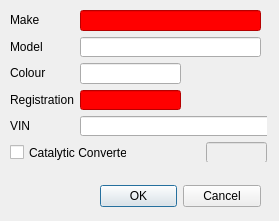
<?xml version="1.0" encoding="UTF-8"?>
<ui version="4.0">
 <class>vehicleDialog</class>
 <widget class="QDialog" name="vehicleDialog">
  <property name="geometry">
   <rect>
    <x>0</x>
    <y>0</y>
    <width>279</width>
    <height>221</height>
   </rect>
  </property>
  <property name="windowTitle">
   <string>Dialog</string>
  </property>
  <widget class="QDialogButtonBox" name="vehicleDialogButtonbox">
   <property name="geometry">
    <rect>
     <x>100</x>
     <y>180</y>
     <width>161</width>
     <height>32</height>
    </rect>
   </property>
   <property name="orientation">
    <enum>Qt::Horizontal</enum>
   </property>
   <property name="standardButtons">
    <set>QDialogButtonBox::Cancel|QDialogButtonBox::Ok</set>
   </property>
  </widget>
  <widget class="QWidget" name="layoutWidget">
   <property name="geometry">
    <rect>
     <x>10</x>
     <y>10</y>
     <width>257</width>
     <height>152</height>
    </rect>
   </property>
   <layout class="QGridLayout" name="gridLayout">
    <item row="0" column="0">
     <widget class="QLabel" name="label_8">
      <property name="sizePolicy">
       <sizepolicy hsizetype="Maximum" vsizetype="Maximum">
        <horstretch>0</horstretch>
        <verstretch>0</verstretch>
       </sizepolicy>
      </property>
      <property name="text">
       <string>Make</string>
      </property>
      <property name="buddy">
       <cstring>makeLineEdit</cstring>
      </property>
     </widget>
    </item>
    <item row="0" column="1" colspan="2">
     <widget class="QLineEdit" name="makeLineEdit">
      <property name="sizePolicy">
       <sizepolicy hsizetype="Maximum" vsizetype="Maximum">
        <horstretch>0</horstretch>
        <verstretch>0</verstretch>
       </sizepolicy>
      </property>
      <property name="minimumSize">
       <size>
        <width>181</width>
        <height>0</height>
       </size>
      </property>
      <property name="maximumSize">
       <size>
        <width>181</width>
        <height>16777215</height>
       </size>
      </property>
      <property name="styleSheet">
       <string notr="true">QLineEdit {background-color: red;}</string>
      </property>
     </widget>
    </item>
    <item row="1" column="0">
     <widget class="QLabel" name="label_9">
      <property name="sizePolicy">
       <sizepolicy hsizetype="Maximum" vsizetype="Maximum">
        <horstretch>0</horstretch>
        <verstretch>0</verstretch>
       </sizepolicy>
      </property>
      <property name="text">
       <string>Model</string>
      </property>
      <property name="buddy">
       <cstring>modelLineEdit</cstring>
      </property>
     </widget>
    </item>
    <item row="1" column="1" colspan="2">
     <widget class="QLineEdit" name="modelLineEdit">
      <property name="sizePolicy">
       <sizepolicy hsizetype="Maximum" vsizetype="Maximum">
        <horstretch>0</horstretch>
        <verstretch>0</verstretch>
       </sizepolicy>
      </property>
      <property name="minimumSize">
       <size>
        <width>181</width>
        <height>0</height>
       </size>
      </property>
      <property name="maximumSize">
       <size>
        <width>181</width>
        <height>16777215</height>
       </size>
      </property>
     </widget>
    </item>
    <item row="2" column="0">
     <widget class="QLabel" name="label_10">
      <property name="sizePolicy">
       <sizepolicy hsizetype="Maximum" vsizetype="Maximum">
        <horstretch>0</horstretch>
        <verstretch>0</verstretch>
       </sizepolicy>
      </property>
      <property name="text">
       <string>Colour</string>
      </property>
      <property name="buddy">
       <cstring>colourLineEdit</cstring>
      </property>
     </widget>
    </item>
    <item row="2" column="1" colspan="2">
     <widget class="QLineEdit" name="colourLineEdit">
      <property name="sizePolicy">
       <sizepolicy hsizetype="Maximum" vsizetype="Maximum">
        <horstretch>0</horstretch>
        <verstretch>0</verstretch>
       </sizepolicy>
      </property>
      <property name="minimumSize">
       <size>
        <width>101</width>
        <height>0</height>
       </size>
      </property>
      <property name="maximumSize">
       <size>
        <width>101</width>
        <height>16777215</height>
       </size>
      </property>
     </widget>
    </item>
    <item row="3" column="0">
     <widget class="QLabel" name="label_11">
      <property name="sizePolicy">
       <sizepolicy hsizetype="Maximum" vsizetype="Maximum">
        <horstretch>0</horstretch>
        <verstretch>0</verstretch>
       </sizepolicy>
      </property>
      <property name="text">
       <string>Registration</string>
      </property>
      <property name="buddy">
       <cstring>registrationLineEdit</cstring>
      </property>
     </widget>
    </item>
    <item row="3" column="1" colspan="2">
     <widget class="QLineEdit" name="registrationLineEdit">
      <property name="sizePolicy">
       <sizepolicy hsizetype="Maximum" vsizetype="Maximum">
        <horstretch>0</horstretch>
        <verstretch>0</verstretch>
       </sizepolicy>
      </property>
      <property name="minimumSize">
       <size>
        <width>101</width>
        <height>0</height>
       </size>
      </property>
      <property name="maximumSize">
       <size>
        <width>101</width>
        <height>20</height>
       </size>
      </property>
      <property name="styleSheet">
       <string notr="true">QLineEdit {background-color: red;}</string>
      </property>
     </widget>
    </item>
    <item row="4" column="0">
     <widget class="QLabel" name="label">
      <property name="text">
       <string>VIN</string>
      </property>
      <property name="buddy">
       <cstring>vinLineEdit</cstring>
      </property>
     </widget>
    </item>
    <item row="4" column="1" colspan="2">
     <widget class="QLineEdit" name="vinLineEdit">
      <property name="minimumSize">
       <size>
        <width>191</width>
        <height>0</height>
       </size>
      </property>
      <property name="maximumSize">
       <size>
        <width>191</width>
        <height>16777215</height>
       </size>
      </property>
     </widget>
    </item>
    <item row="5" column="0" colspan="2">
     <widget class="QCheckBox" name="catalyticCheckbox">
      <property name="sizePolicy">
       <sizepolicy hsizetype="Maximum" vsizetype="Maximum">
        <horstretch>0</horstretch>
        <verstretch>0</verstretch>
       </sizepolicy>
      </property>
      <property name="minimumSize">
       <size>
        <width>117</width>
        <height>17</height>
       </size>
      </property>
      <property name="maximumSize">
       <size>
        <width>117</width>
        <height>17</height>
       </size>
      </property>
      <property name="text">
       <string>Catalytic Converter</string>
      </property>
     </widget>
    </item>
    <item row="5" column="2">
     <widget class="QLineEdit" name="catalyticLineEdit">
      <property name="enabled">
       <bool>false</bool>
      </property>
      <property name="sizePolicy">
       <sizepolicy hsizetype="Maximum" vsizetype="Maximum">
        <horstretch>0</horstretch>
        <verstretch>0</verstretch>
       </sizepolicy>
      </property>
      <property name="minimumSize">
       <size>
        <width>61</width>
        <height>0</height>
       </size>
      </property>
      <property name="maximumSize">
       <size>
        <width>61</width>
        <height>16777215</height>
       </size>
      </property>
     </widget>
    </item>
   </layout>
  </widget>
 </widget>
 <resources/>
 <connections>
  <connection>
   <sender>vehicleDialogButtonbox</sender>
   <signal>accepted()</signal>
   <receiver>vehicleDialog</receiver>
   <slot>accept()</slot>
   <hints>
    <hint type="sourcelabel">
     <x>260</x>
     <y>194</y>
    </hint>
    <hint type="destinationlabel">
     <x>157</x>
     <y>220</y>
    </hint>
   </hints>
  </connection>
  <connection>
   <sender>vehicleDialogButtonbox</sender>
   <signal>rejected()</signal>
   <receiver>vehicleDialog</receiver>
   <slot>reject()</slot>
   <hints>
    <hint type="sourcelabel">
     <x>260</x>
     <y>200</y>
    </hint>
    <hint type="destinationlabel">
     <x>278</x>
     <y>220</y>
    </hint>
   </hints>
  </connection>
  <connection>
   <sender>catalyticCheckbox</sender>
   <signal>clicked(bool)</signal>
   <receiver>catalyticLineEdit</receiver>
   <slot>setEnabled(bool)</slot>
   <hints>
    <hint type="sourcelabel">
     <x>106</x>
     <y>150</y>
    </hint>
    <hint type="destinationlabel">
     <x>210</x>
     <y>153</y>
    </hint>
   </hints>
  </connection>
 </connections>
</ui>
